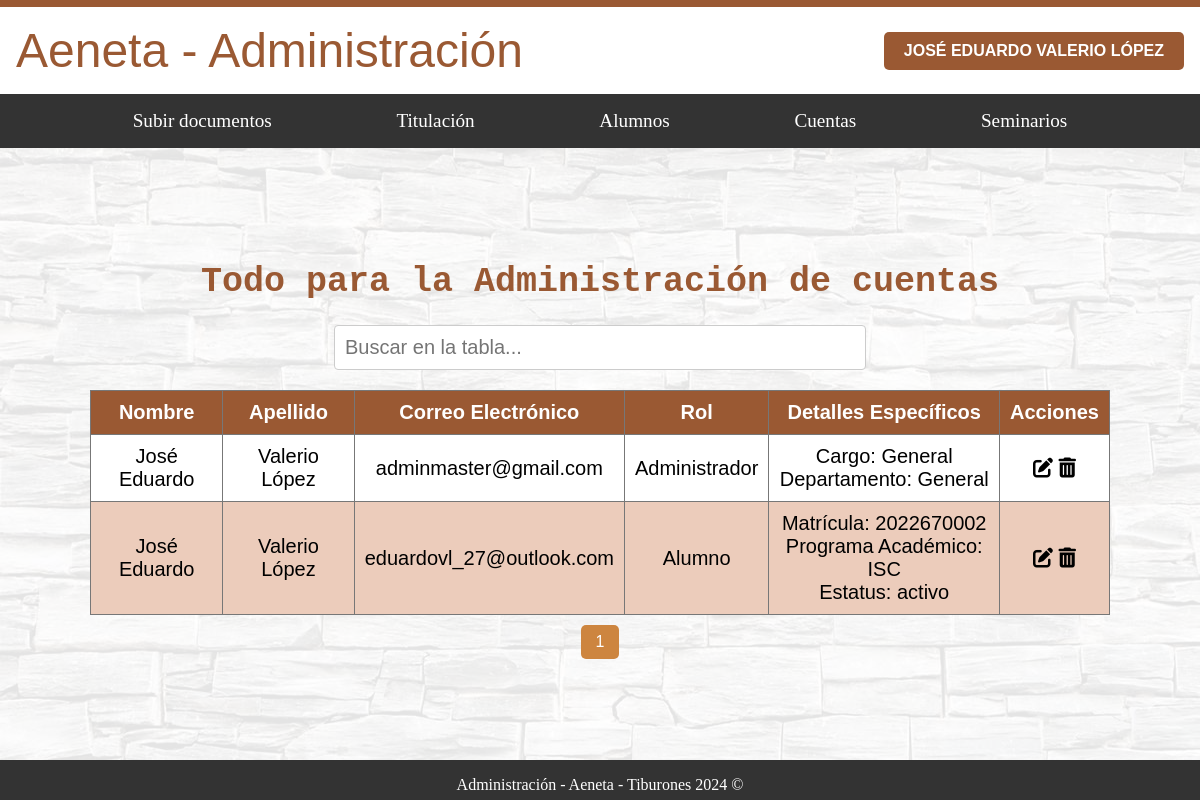
/administracion/cuentas/administrar_cuentas/ (signed in), run on an earlier commit of the app's database.
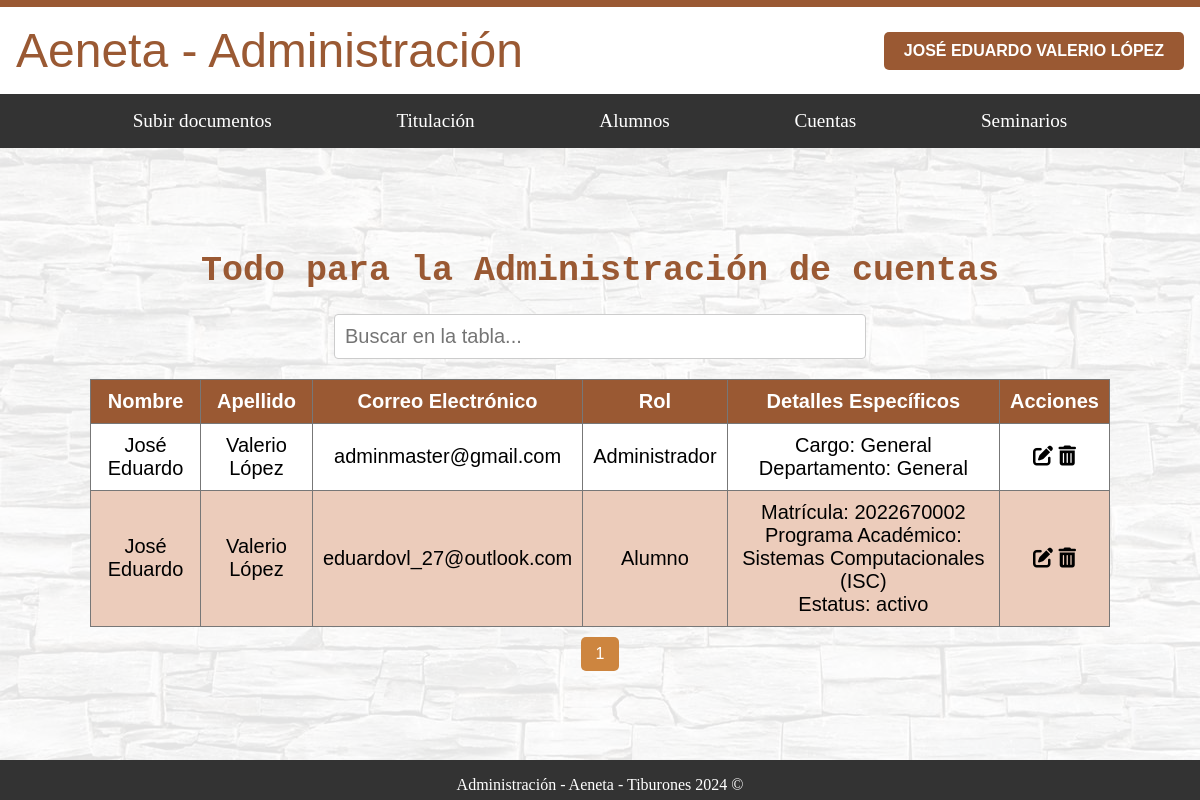
And on a later commit of the database.
### usuarios/models.py (models this page shows)
class CustomUser(AbstractUser):
    nombre = models.CharField(max_length=100)
    apellido = models.CharField(max_length=100)
    correo_electronico = models.EmailField(unique=True)
    is_administrador = models.BooleanField(default=False)
    is_alumno = models.BooleanField(default=False)
    is_docente = models.BooleanField(default=False)
    matricula = models.CharField(max_length=20, blank=True, null=True)
    programa_academico = models.CharField(max_length=100, blank=True, null=True)
    estatus = models.CharField(max_length=20, choices=[('activo', 'Activo'), ('egresado', 'Egresado')], blank=True, null=True)
    especialidad = models.CharField(max_length=100, blank=True, null=True)
    departamento_docente = models.CharField(max_length=100, blank=True, null=True)
    cargo = models.CharField(max_length=100, blank=True, null=True)
    departamento_admin = models.CharField(max_length=100, blank=True, null=True)

### administracion/views.py (the view)
# urls.py: path('cuentas/administrar_cuentas/', AdministracionAdminCuentas.as_view(), name='administrar_cuentas'),
class AdministracionAdminCuentas(AdminRequiredMixin, TemplateView):
    template_name = 'administracion/cuentas/administrar_cuentas.html'
    def get_context_data(self, **kwargs):
        context = super().get_context_data(**kwargs)
        context['usuarios'] = CustomUser.objects.all()
        return context

### administracion/context_processors.py (called while the page is built)
def admin_info(request):
    if request.user.is_authenticated and hasattr(request.user, 'nombre'):
        return {
            'nombre_administrador': request.user.nombre,
            'apellido_administrador': request.user.apellido,
            'departamento_administrador': request.user.departamento_admin,
            'cargo_administrador': request.user.cargo,
            'correo_administrador': request.user.correo_electronico,
        }
    return {}

### administracion/mixins.py (called while the page is built)
    def dispatch(self, request, *args, **kwargs):
        if not request.user.is_authenticated:
            return self.handle_no_permission()
        if not getattr(request.user, 'is_administrador', False):  # Usar getattr para manejar si el atributo no existe
            messages.error(request, 'No tienes permiso para ver esta página.')
            return redirect('nombre_de_la_url_por_defecto')
        return super().dispatch(request, *args, **kwargs)

### administracion/templates/administracion/cuentas/administrar_cuentas.html (shortened to what this page needs)
{% extends "base_generic_Administracion.html" %}
{% load static%}
{% block content %}
  <div id="fondo">
    <div class="contenedor_principal letra_texto">
      <h1 class="letra_titulos">Todo para la Administración de cuentas</h1>
      <input type="text" id="searchInput" onkeyup="filterTable()" placeholder="Buscar en la tabla..." class="letra_texto">
      <table border="1" id="userTable">
        <thead>
          <tr>
            <th>Nombre</th>
            <th>Apellido</th>
            <th>Correo Electrónico</th>
            <th>Rol</th>
            <th>Detalles Específicos</th>
            <th>Acciones</th>
          </tr>
        </thead>
        <tbody id="tableBody">
          {% for usuario in usuarios %}
          <tr>
            <td>{{ usuario.nombre }}</td>
            <td>{{ usuario.apellido }}</td>
            <td>{{ usuario.correo_electronico }}</td>
            <td>
              {% if usuario.is_administrador %}
                Administrador
              {% elif usuario.is_alumno %}
                Alumno
              {% elif usuario.is_docente %}
                Docente
              {% else %}
                No definido
              {% endif %}
            </td>
            <td>
              {% if usuario.is_alumno %}
                Matrícula: {{ usuario.matricula }}<br>
                Programa Académico: {{ usuario.programa_academico }}<br>
                Estatus: {{ usuario.estatus }}
              {% elif usuario.is_docente %}
                Especialidad: {{ usuario.especialidad }}<br>
                Departamento: {{ usuario.departamento_docente }}
              {% elif usuario.is_administrador %}
                Cargo: {{ usuario.cargo }}<br>
                Departamento: {{ usuario.departamento_admin }}
              {% endif %}
            </td>
            <td>
              <i class="fas fa-edit" onclick="editarUsuario('{{ usuario.id }}')"></i>
              <i class="fas fa-trash-alt" onclick="deleteUsuario('{{ usuario.id }}')"></i>
          </td>
          </tr>
          {% endfor %}
        </tbody>
      </table>
      <div id="pagination" class="pagination">
      </div>
    </div>
  </div>
{% endblock %}

What changed in the data, as far as the page shows it:
changed CustomUser "eduardovl_27@outlook.com": programa_academico "ISC" → "Sistemas Computacionales (ISC)"
